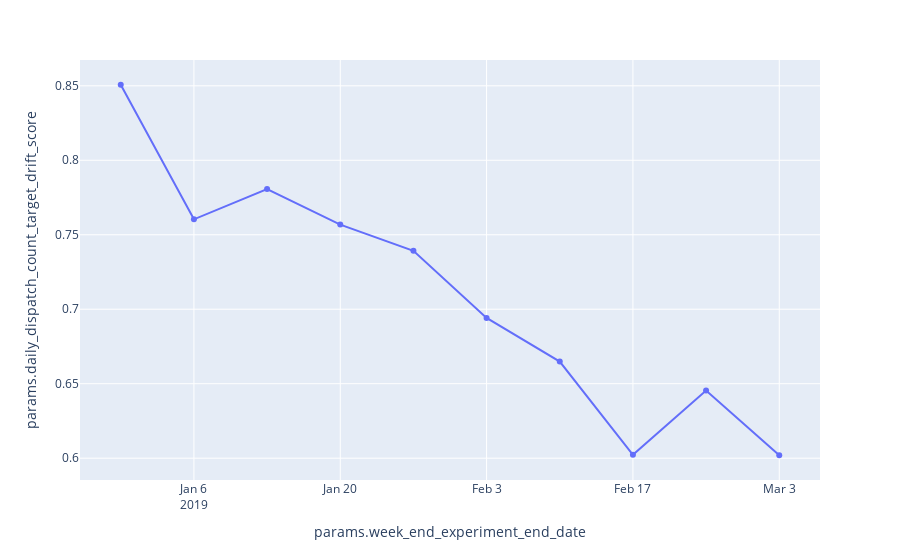

Write notebook code for a chart like this one.
### Code cell
fig = px.line(drift_detected_experiment_results,  y='params.daily_dispatch_count_target_drift_score', markers=True)
fig.show()

### Figure 1 — Plotly figure (JSON) as saved in the notebook; plotly's stock layout.template omitted (floating-point values rounded to 4 significant figures)
{"data": [{"hovertemplate": "params.week_end_experiment_end_date=%{x}<br>params.daily_dispatch_count_target_drift_score=%{y}<extra></extra>", "legendgroup": "", "line": {"color": "#636efa", "dash": "solid"}, "marker": {"symbol": "circle"}, "mode": "markers+lines", "name": "", "orientation": "v", "showlegend": false, "type": "scatter", "x": ["2018-12-30 00:00:00", "2019-01-06 00:00:00", "2019-01-13 00:00:00", "2019-01-20 00:00:00", "2019-01-27 00:00:00", "2019-02-03 00:00:00", "2019-02-10 00:00:00", "2019-02-17 00:00:00", "2019-02-24 00:00:00", "2019-03-03 00:00:00"], "xaxis": "x", "y": [0.8507, 0.7604, 0.7807, 0.7568, 0.7392, 0.6942, 0.6648, 0.6023, 0.6454, 0.602], "yaxis": "y"}], "layout": {"legend": {"tracegroupgap": 0}, "margin": {"t": 60}, "xaxis": {"anchor": "y", "domain": [0, 1], "title": {"text": "params.week_end_experiment_end_date"}}, "yaxis": {"anchor": "x", "domain": [0, 1], "title": {"text": "params.daily_dispatch_count_target_drift_score"}}}}
